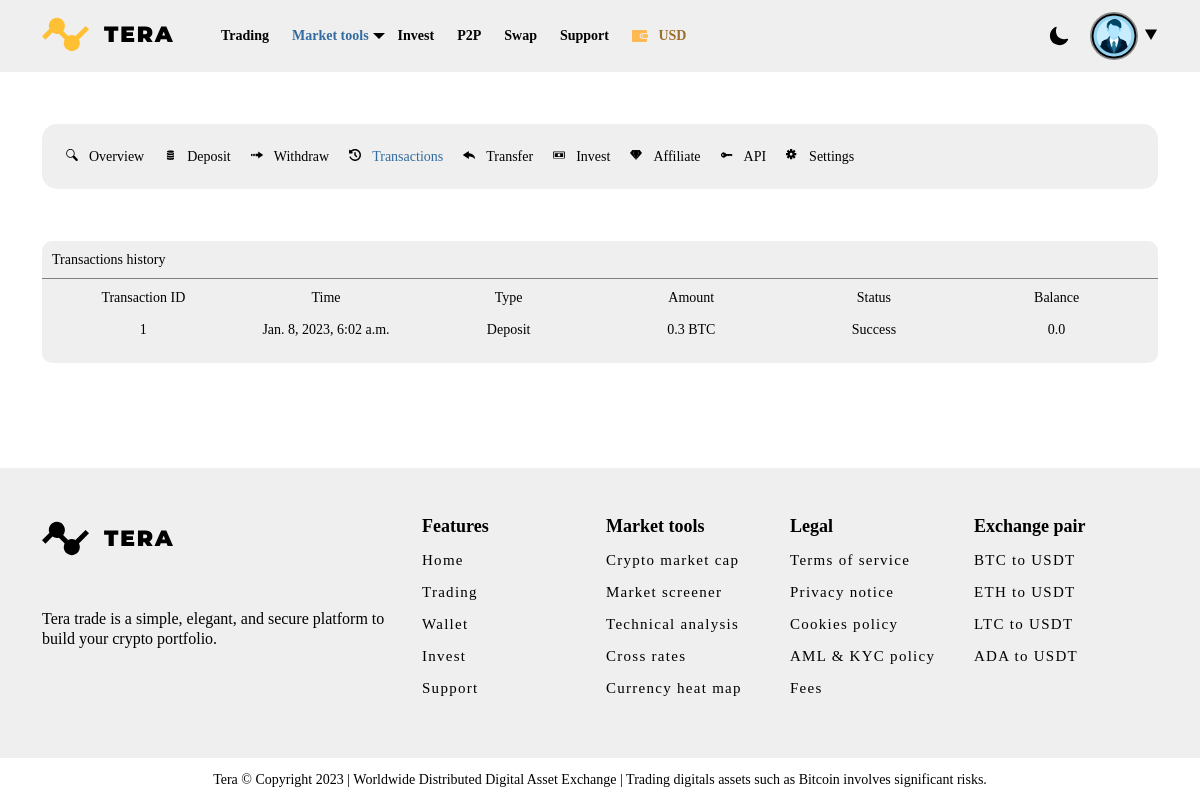
The app's page /profile/transactions (signed in), older data.
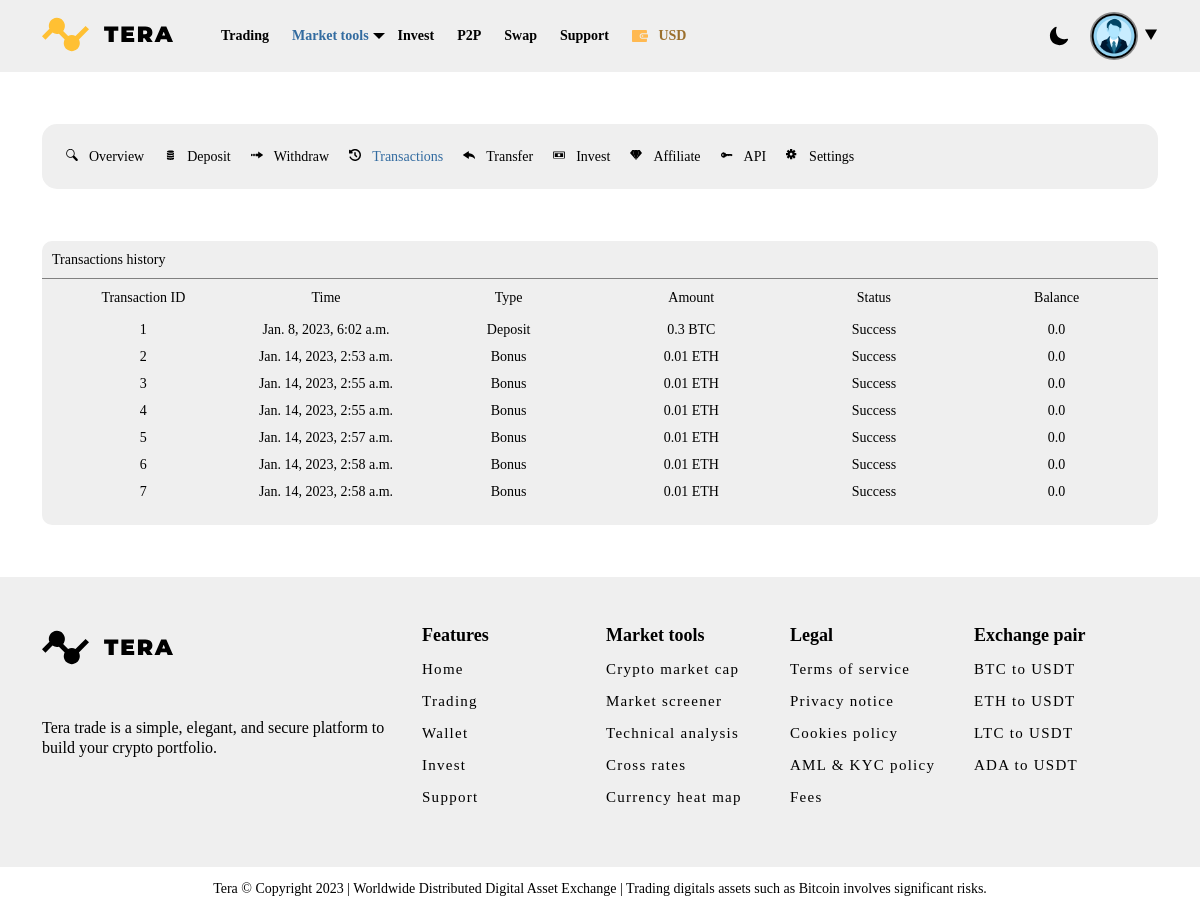
The same page, newer data.
### user_profile/models.py (models this page shows, shortened)
class UserTransaction(models.Model):
    class TransactionType(models.TextChoices):
        DEPOSIT = "D", _("Deposit")
        WITHDRAW = "W", _("Withdraw")
        BONUS = "B", _("Bonus")
    class TransactionStatus(models.TextChoices):
        PROCESS = "P", _("Process")
        SUCCESS = "S", _("Success")
        FAILED = "F", _("Failed")
    user = models.ForeignKey(CustomUser, on_delete=models.CASCADE)
    date = models.DateTimeField(
        verbose_name=_("Date & Time"), auto_now_add=True)
    type = models.CharField(max_length=1, choices=TransactionType.choices,
                            null=False, blank=False, verbose_name=_("Type"))
    bonus_code = models.ForeignKey(BonusModel, null=True, on_delete=models.SET_NULL)
    token = models.ForeignKey(Token, verbose_name=_(
        "Token"), on_delete=models.CASCADE)
    status = models.CharField(max_length=1, choices=TransactionStatus.choices,
                              null=False, blank=False, verbose_name=_("Status"))
    amount = models.FloatField(verbose_name=_("Amount"))

class Token(models.Model):
    name = models.CharField(max_length=255, null=False, verbose_name=_("Name"))
    tag = models.CharField(max_length=25, null=False, verbose_name=_("Tag"))
    address = models.CharField(
        max_length=510, null=False, verbose_name=_("Address for deposit"))
    icon = models.FileField(null=False, verbose_name=_("Icon"))
    qr_code = models.ImageField(upload_to="qr_codes", blank=True)
    fee = models.FloatField(default=0, verbose_name=_("Network Fee"))
    min = models.FloatField(default=0, verbose_name=_("Minimum for Deposit"))

### user_profile/views.py (the view)
# urls.py: path('transactions', views.transactions, name="transactions"),
@login_required
def transactions(request):
    result = []
    context = None
    try:
        transactions = UserTransaction.objects.filter(user=request.user)
        for transaction in transactions:
            data = {
                'id': transaction.id,
                'date': transaction.date,
                'type': transaction.get_type_display(),
                'amount': transaction.amount,
                'token': transaction.token,
                'status': transaction.get_status_display(),
                'balance': 0.0,
            }
            result.append(
                {
                    'transaction': data,
                }
            )
        context = {
            "data": result,
        }
    except Exception as e:
        pass
    return render(
        request=request,
        template_name="user_profile/transactions.html",
        context=context
    )

### templates/user_profile/transactions.html
{% extends 'user_profile/base.html' %}
{% load static %}
{% block wallet_content %}
<div class="row">
    <div class="col-12">
        <div class="transactions">
            <div class="transactions__header">
                <p>Transactions history</p>
            </div>
            <div class="transactions__body">
                <table>
                    <thead class="transactions__table_head">
                        <th>Transaction ID</th>
                        <th>Time</th>
                        <th>Type</th>
                        <th>Amount</th>
                        <th>Status</th>
                        <th>Balance</th>
                    </thead>
                    <tbody class="transactions__table_body">
                        {% if data %}
                        {% for item in data %}
                        <tr class="transactions__table_item">
                            <td>{{item.transaction.id}}</td>
                            <td>{{item.transaction.date}}</td>
                            <td>{{item.transaction.type}}</td>
                            <td>{{item.transaction.amount}}&nbsp;{{item.transaction.token.tag}}</td>
                            <td>{{item.transaction.status}}</td>
                            <td>{{item.transaction.balance}}</td>
                        </tr>
                        {% endfor %}
                        {% else %}
                        <tr class="transactions__table_item">
                            <td colspan="6" style="text-align: center;">
                                <p >No data</p>
                            </td>
                        </tr>
                        {% endif %}
                    </tbody>
                </table>
            </div>
        </div>
    </div>
</div>
{% endblock %}

Row changes from the older to the newer data that the page shows:
added UserTransaction: transaction "Jan. 14, 2023, 2:53 a.m.", transaction.amount "0.01"
now on this page (row unchanged): Token: transaction.token.tag "ETH" "ETH" "ETH" "ETH" "ETH" "ETH"
added UserTransaction: transaction "Jan. 14, 2023, 2:55 a.m.", transaction.amount "0.01"
added UserTransaction: transaction "Jan. 14, 2023, 2:55 a.m.", transaction.amount "0.01"
added UserTransaction: transaction "Jan. 14, 2023, 2:57 a.m.", transaction.amount "0.01"
added UserTransaction: transaction "Jan. 14, 2023, 2:58 a.m.", transaction.amount "0.01"
added UserTransaction: transaction "Jan. 14, 2023, 2:58 a.m.", transaction.amount "0.01"
Text that changed along with them:
new list line: "2 Bonus Success 0.0"
new list line: "3 Bonus Success 0.0"
new list line: "4 Bonus Success 0.0"
new list line: "5 Bonus Success 0.0"
new list line: "6 Bonus Success 0.0"
new list line: "7 Bonus Success 0.0"
